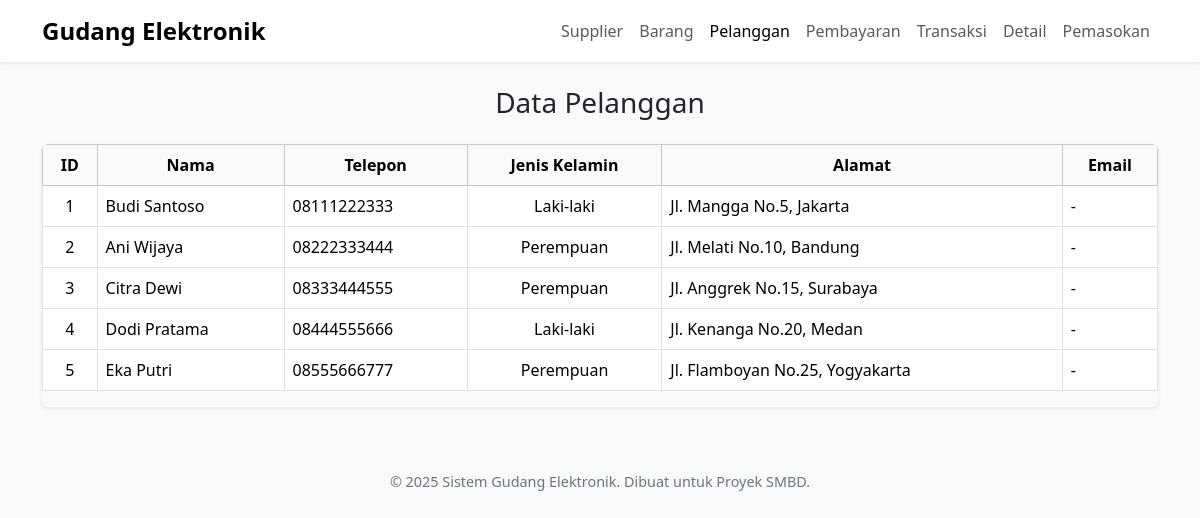
Screenshot of /Projek_Akhir_SMBD/pelanggan.php with the database file from the repository.
### tables this page shows
CREATE TABLE pelanggan (
    id_plg INT PRIMARY KEY AUTO_INCREMENT,
    nama_plg VARCHAR(50) NOT NULL,
    telp_plg VARCHAR(20) NOT NULL,
    jk_plg ENUM('Laki-laki', 'Perempuan') NOT NULL,
    alamat_plg VARCHAR(100) NOT NULL,
    email_plg VARCHAR(100)
);

### Projek_Akhir_SMBD/pelanggan.php (the view, shortened to what this page needs)
<?php include 'koneksi.php'; ?>
<!DOCTYPE html>
<html lang="en">
<head>
  <link href="https://cdn.jsdelivr.net/npm/bootstrap@5.3.3/dist/css/bootstrap.min.css" rel="stylesheet" />
  <link href="https://cdnjs.cloudflare.com/ajax/libs/font-awesome/6.5.0/css/all.min.css" rel="stylesheet" />
</head>
<body>
  <nav class="navbar navbar-expand-lg navbar-light bg-white shadow-sm mb-4">
    <div class="container">
      <a class="navbar-brand" href="index.php">Gudang Elektronik</a>
      <div class="collapse navbar-collapse" id="navbarNav">
        <ul class="navbar-nav ms-auto">
          <li class="nav-item"><a class="nav-link" href="supplier.php">Supplier</a></li>
          <li class="nav-item"><a class="nav-link" href="barang.php">Barang</a></li>
          <li class="nav-item"><a class="nav-link active" href="#">Pelanggan</a></li>
          <li class="nav-item"><a class="nav-link" href="pembayaran.php">Pembayaran</a></li>
          <li class="nav-item"><a class="nav-link" href="transaksi.php">Transaksi</a></li>
          <li class="nav-item"><a class="nav-link" href="detail.php">Detail</a></li>
          <li class="nav-item"><a class="nav-link" href="pemasokan">Pemasokan</a></li>
        </ul>
      </div>
    </div>
  </nav>
  <div class="container">
    <h3 class="mb-4 text-center">Data Pelanggan</h3>
    <div class="table-responsive shadow-sm rounded">
      <table class="table table-bordered table-hover bg-white">
        <thead class="table-light text-center">
          <tr>
            <th>ID</th>
            <th>Nama</th>
            <th>Telepon</th>
            <th>Jenis Kelamin</th>
            <th>Alamat</th>
            <th>Email</th>
          </tr>
        </thead>
        <tbody>
          <?php
            $res = $conn->query("SELECT * FROM pelanggan");
            if ($res && $res->num_rows > 0) {
              while ($row = $res->fetch_assoc()) {
                echo "<tr>
                        <td class='text-center'>{$row['id_plg']}</td>
                        <td>{$row['nama_plg']}</td>
                        <td>{$row['telp_plg']}</td>
                        <td class='text-center'>{$row['jk_plg']}</td>
                        <td>{$row['alamat_plg']}</td>
                        <td>" . (!empty($row['email_plg']) ? $row['email_plg'] : '-') . "</td>
                      </tr>";
              }
            } else {
              echo "<tr><td colspan='6' class='text-center text-muted'>Tidak ada data pelanggan.</td></tr>";
            }
          ?>
        </tbody>
      </table>
    </div>
  </div>
  <footer class="mt-5">
    &copy; 2025 Sistem Gudang Elektronik. Dibuat untuk Proyek SMBD.
  </footer>
</body>
</html>

### Projek_Akhir_SMBD/pelanggan.php (style rules this page uses)
body { background-color: #f8f9fa; font-family: 'Segoe UI', Tahoma, Geneva, Verdana, sans-serif; }
.navbar-brand { font-weight: 600; font-size: 1.5rem; }
footer { text-align: center; padding: 1rem; margin-top: 2rem; color: #6c757d; font-size: 0.9rem; }

### rows the page displays
pelanggan: id_plg "1", nama_plg "Budi Santoso", telp_plg "08111222333", jk_plg "Laki-laki", alamat_plg "Jl. Mangga No.5, Jakarta"
pelanggan: id_plg "2", nama_plg "Ani Wijaya", telp_plg "08222333444", jk_plg "Perempuan", alamat_plg "Jl. Melati No.10, Bandung"
pelanggan: id_plg "3", nama_plg "Citra Dewi", telp_plg "08333444555", jk_plg "Perempuan", alamat_plg "Jl. Anggrek No.15, Surabaya"
pelanggan: id_plg "4", nama_plg "Dodi Pratama", telp_plg "08444555666", jk_plg "Laki-laki", alamat_plg "Jl. Kenanga No.20, Medan"
pelanggan: id_plg "5", nama_plg "Eka Putri", telp_plg "08555666777", jk_plg "Perempuan", alamat_plg "Jl. Flamboyan No.25, Yogyakarta"
